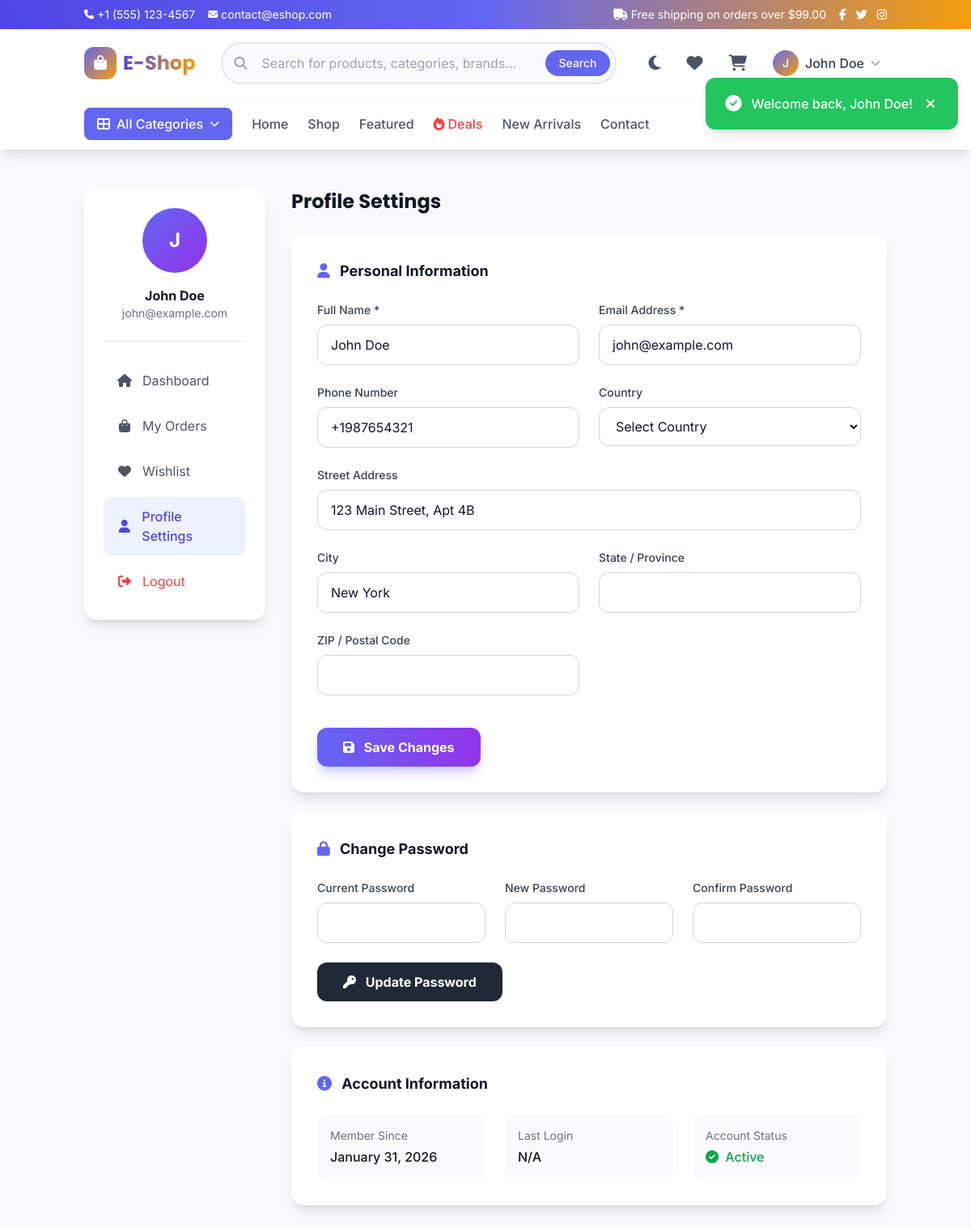
The app's page /user/profile.php (signed in) with its own data.
### tables this page shows
CREATE TABLE settings (
    id INT PRIMARY KEY AUTO_INCREMENT,
    setting_key VARCHAR(100) UNIQUE NOT NULL,
    setting_value TEXT DEFAULT NULL,
    setting_type VARCHAR(50) DEFAULT 'text',
    created_at TIMESTAMP DEFAULT CURRENT_TIMESTAMP,
    updated_at TIMESTAMP DEFAULT CURRENT_TIMESTAMP ON UPDATE CURRENT_TIMESTAMP,
    INDEX idx_key (setting_key)
);

CREATE TABLE users (
    id INT PRIMARY KEY AUTO_INCREMENT,
    name VARCHAR(100) NOT NULL,
    email VARCHAR(150) UNIQUE NOT NULL,
    password VARCHAR(255) NOT NULL,
    role ENUM('user', 'admin') DEFAULT 'user',
    phone VARCHAR(20) DEFAULT NULL,
    address TEXT DEFAULT NULL,
    city VARCHAR(100) DEFAULT NULL,
    country VARCHAR(100) DEFAULT NULL,
    zip_code VARCHAR(20) DEFAULT NULL,
    avatar VARCHAR(255) DEFAULT NULL,
    status ENUM('active', 'banned', 'pending') DEFAULT 'active',
    email_verified TINYINT(1) DEFAULT 0,
    remember_token VARCHAR(255) DEFAULT NULL,
    last_login TIMESTAMP NULL DEFAULT NULL,
    created_at TIMESTAMP DEFAULT CURRENT_TIMESTAMP,
    updated_at TIMESTAMP DEFAULT CURRENT_TIMESTAMP ON UPDATE CURRENT_TIMESTAMP,
    INDEX idx_email (email),
    INDEX idx_role (role),
    INDEX idx_status (status)
);

### user/profile.php (the view, shortened to what the rows shown need)
<?php
require_once '../includes/functions.php';
$userId = $_SESSION['user_id'];
$user = db()->fetch("SELECT * FROM users WHERE id = ?", [$userId]);
include '../includes/header.php';
?>
<main class="py-12 bg-gray-50 dark:bg-gray-900 min-h-screen">
    <div class="container mx-auto px-4">
        <div class="grid grid-cols-1 lg:grid-cols-4 gap-8">
            <div class="lg:col-span-1">
                <div class="bg-white dark:bg-gray-800 rounded-2xl shadow-lg p-6 sticky top-28">
                    <div class="text-center mb-6 pb-6 border-b border-gray-200 dark:border-gray-700">
                        <div class="w-20 h-20 rounded-full bg-gradient-to-br from-primary-500 to-purple-600 flex items-center justify-center text-white text-2xl font-bold mx-auto mb-4">
                            <?php echo strtoupper(substr($user['name'], 0, 1)); ?>
                        </div>
                        <h3 class="font-bold text-gray-900 dark:text-white"><?php echo htmlspecialchars($user['name']); ?></h3>
                        <p class="text-sm text-gray-500"><?php echo htmlspecialchars($user['email']); ?></p>
                    </div>
                </div>
            </div>
            <div class="lg:col-span-3 space-y-6">
                <h1 class="text-2xl font-display font-bold text-gray-900 dark:text-white">Profile Settings</h1>
                <div class="bg-white dark:bg-gray-800 rounded-2xl shadow-lg p-8">
                    <h2 class="text-lg font-bold text-gray-900 dark:text-white mb-6">
                        <i class="fas fa-user text-primary-500 mr-2"></i>
                        Personal Information
                    </h2>
                    <form method="POST" class="space-y-6">
                        <div class="grid grid-cols-1 md:grid-cols-2 gap-6">
                            <div>
                                <label class="block text-sm font-medium text-gray-700 dark:text-gray-300 mb-2">Full Name *</label>
                                <input type="text"
                                       name="name"
                                       value="<?php echo htmlspecialchars($user['name']); ?>"
                                       required
                                       class="w-full px-4 py-3 rounded-xl border border-gray-300 dark:border-gray-600 bg-white dark:bg-gray-700 text-gray-900 dark:text-white focus:ring-2 focus:ring-primary-500 focus:border-primary-500 outline-none">
                            </div>
                            <div>
                                <label class="block text-sm font-medium text-gray-700 dark:text-gray-300 mb-2">Email Address *</label>
                                <input type="email"
                                       name="email"
                                       value="<?php echo htmlspecialchars($user['email']); ?>"
                                       required
                                       class="w-full px-4 py-3 rounded-xl border border-gray-300 dark:border-gray-600 bg-white dark:bg-gray-700 text-gray-900 dark:text-white focus:ring-2 focus:ring-primary-500 focus:border-primary-500 outline-none">
                            </div>
                            <div>
                                <label class="block text-sm font-medium text-gray-700 dark:text-gray-300 mb-2">Phone Number</label>
                                <input type="tel"
                                       name="phone"
                                       value="<?php echo htmlspecialchars($user['phone'] ?? ''); ?>"
                                       class="w-full px-4 py-3 rounded-xl border border-gray-300 dark:border-gray-600 bg-white dark:bg-gray-700 text-gray-900 dark:text-white focus:ring-2 focus:ring-primary-500 focus:border-primary-500 outline-none">
                            </div>
                            <div class="md:col-span-2">
                                <label class="block text-sm font-medium text-gray-700 dark:text-gray-300 mb-2">Street Address</label>
                                <input type="text"
                                       name="address"
                                       value="<?php echo htmlspecialchars($user['address'] ?? ''); ?>"
                                       class="w-full px-4 py-3 rounded-xl border border-gray-300 dark:border-gray-600 bg-white dark:bg-gray-700 text-gray-900 dark:text-white focus:ring-2 focus:ring-primary-500 focus:border-primary-500 outline-none">
                            </div>
                            <div>
                                <label class="block text-sm font-medium text-gray-700 dark:text-gray-300 mb-2">City</label>
                                <input type="text"
                                       name="city"
                                       value="<?php echo htmlspecialchars($user['city'] ?? ''); ?>"
                                       class="w-full px-4 py-3 rounded-xl border border-gray-300 dark:border-gray-600 bg-white dark:bg-gray-700 text-gray-900 dark:text-white focus:ring-2 focus:ring-primary-500 focus:border-primary-500 outline-none">
                            </div>
                        </div>
                    </form>
                </div>
                <div class="bg-white dark:bg-gray-800 rounded-2xl shadow-lg p-8">
                    <h2 class="text-lg font-bold text-gray-900 dark:text-white mb-6">
                        <i class="fas fa-lock text-primary-500 mr-2"></i>
                        Change Password
                    </h2>
                </div>
                <div class="bg-white dark:bg-gray-800 rounded-2xl shadow-lg p-8">
                    <h2 class="text-lg font-bold text-gray-900 dark:text-white mb-6">
                        <i class="fas fa-info-circle text-primary-500 mr-2"></i>
                        Account Information
                    </h2>
                    <div class="grid grid-cols-1 md:grid-cols-3 gap-6">
                        <div class="p-4 bg-gray-50 dark:bg-gray-700/50 rounded-xl">
                            <p class="text-sm text-gray-500 mb-1">Member Since</p>
                            <p class="font-medium text-gray-900 dark:text-white">
                                <?php echo date('F j, Y', strtotime($user['created_at'])); ?>
                            </p>
                        </div>
                    </div>
                </div>
            </div>
        </div>
    </div>
</main>
<?php include '../includes/footer.php'; ?>

### includes/header.php (shortened to what the rows shown need)
<?php
require_once __DIR__ . '/functions.php';
?>
<!DOCTYPE html>
<html lang="en" class="scroll-smooth">
<head>
    <script src="https://cdn.tailwindcss.com"></script>
    <link rel="stylesheet" href="https://cdnjs.cloudflare.com/ajax/libs/font-awesome/6.5.1/css/all.min.css">
    <link rel="stylesheet" href="https://cdn.jsdelivr.net/npm/swiper@11/swiper-bundle.min.css">
    <link rel="stylesheet" href="<?php echo SITE_URL; ?>/assets/css/style.css">
</head>
<body class="bg-gray-50 dark:bg-gray-900 transition-colors duration-300">
    <div class="bg-gradient-to-r from-primary-600 via-primary-500 to-secondary-500 text-white text-sm py-2">
        <div class="container mx-auto px-4">
            <div class="flex items-center justify-between">
                <div class="flex items-center gap-4">
                    <a href="tel:<?php echo getSetting('site_phone'); ?>" class="flex items-center gap-1 hover:text-primary-100 transition">
                        <i class="fas fa-phone text-xs"></i>
                        <span class="hidden sm:inline"><?php echo getSetting('site_phone', '+1 (555) 123-4567'); ?></span>
                    </a>
                    <a href="mailto:<?php echo getSetting('site_email'); ?>" class="flex items-center gap-1 hover:text-primary-100 transition">
                        <i class="fas fa-envelope text-xs"></i>
                        <span class="hidden sm:inline"><?php echo getSetting('site_email', 'contact@eshop.com'); ?></span>
                    </a>
                </div>
                <div class="flex items-center gap-4">
                    <span class="hidden md:flex items-center gap-1">
                        <i class="fas fa-truck"></i>
                        Free shipping on orders over $<?php echo getSetting('free_shipping_min', '99'); ?>
                    </span>
                    <div class="flex items-center gap-3">
                        <a href="<?php echo getSetting('facebook_url', '#'); ?>" class="hover:text-primary-100 transition"><i class="fab fa-facebook-f"></i></a>
                        <a href="<?php echo getSetting('twitter_url', '#'); ?>" class="hover:text-primary-100 transition"><i class="fab fa-twitter"></i></a>
                        <a href="<?php echo getSetting('instagram_url', '#'); ?>" class="hover:text-primary-100 transition"><i class="fab fa-instagram"></i></a>
                    </div>
                </div>
            </div>
        </div>
    </div>
    <main id="mainContent">

### records on screen
settings: setting_value "+1 (555) 123-4567"
settings: setting_value "contact@eshop.com"
settings: setting_value "99.00"
users: name "J", name "John Doe", email "john@example.com", phone "+1987654321", address "123 Main Street, Apt 4B", city "New York", created_at "January 31, 2026"

### other values on screen
substr($_SESSION['user_name'] ?? 'U', 0, 1) "J"
$_SESSION['user_name'] "John Doe"
$flash['message'] "Welcome back, John Doe!"
